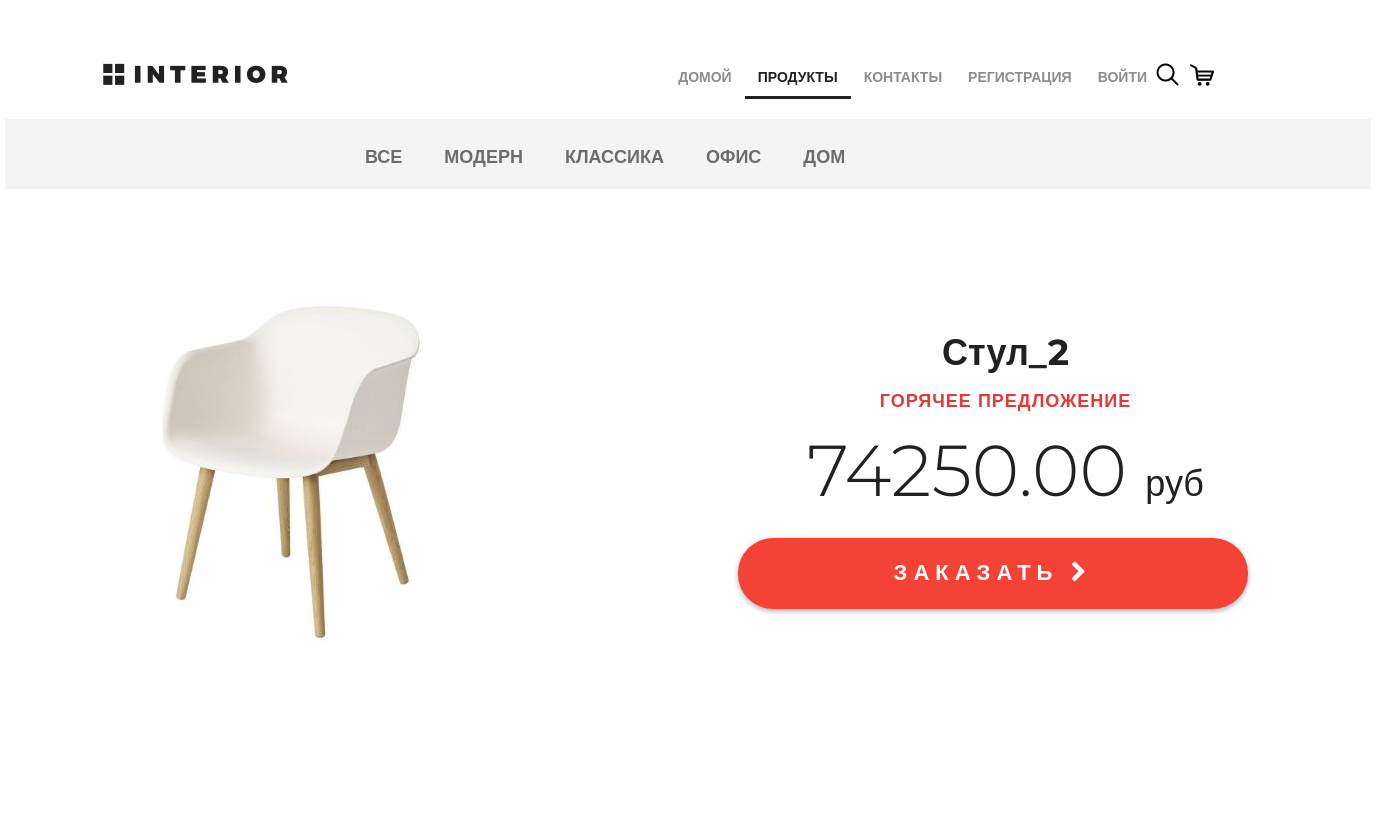
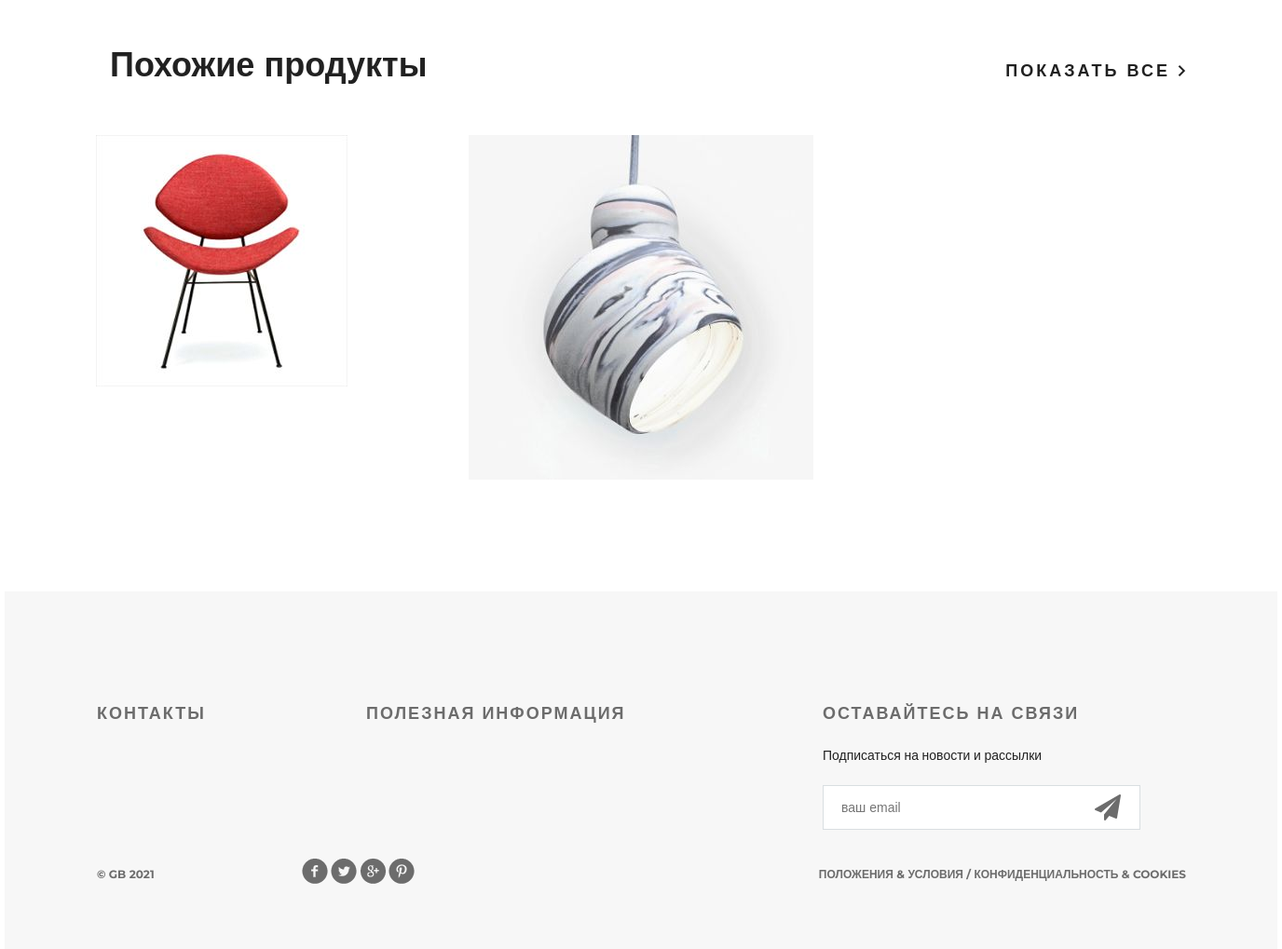
Screenshot of /products/ with the database file from the repository (2 pictures, top to bottom).
### mainapp/models.py (models this page shows, shortened)
class ProductCategory(models.Model):
    name = models.CharField(max_length=64, blank=True, unique=True, verbose_name='Название')
    description = models.TextField(verbose_name='Описание')
    class Meta:
        verbose_name = 'категория'
        verbose_name_plural = 'категория'
        ordering = ('-id',)

class Product(models.Model):
    category = models.ForeignKey(ProductCategory, on_delete=models.CASCADE, verbose_name='Категория')
    name = models.CharField(max_length=128, verbose_name='Название')
    image = models.ImageField(upload_to='products', blank=True,verbose_name='Картинка')
    short_desc = models.CharField(max_length=255, verbose_name='Краткое описание')
    description = models.TextField(verbose_name='Описание')
    price = models.DecimalField(decimal_places=2, max_digits=10, default=0, verbose_name='Цена')
    quantity = models.PositiveSmallIntegerField(default=0, verbose_name='Количество')

### mainapp/views.py (the view, shortened to what this page needs)
# urls.py: path('products/', include('mainapp.urls', namespace='products')),
def products(request, pk=None):
    links_menu = ProductCategory.objects.all()
    hot_product = random.sample(list(Product.objects.all()), 1)[0]
    same_products = Product.objects.all()[3:5]
    context = {
        'list_menu': links_menu,
        'title': 'Продукты',
        'hot_product': hot_product,
        'same_products': same_products,
        'basket': get_basket(request.user)
    }
    return render(request, 'mainapp/products.html', context=context)

### mainapp/views.py (called while the page is built)
def get_basket(user):
    if user.is_authenticated:
        return Basket.objects.filter(user=user)
    return []

### mainapp/templates/mainapp/products.html (shortened to what this page needs)
{% extends 'mainapp/base.html' %}
{% load static %}
{% block menu %}
    <div class="hero-white">
        <div class="header clearfix">
                {% include 'mainapp/includes/inc_main_menu.html' %}
        </div>
    </div>
{% endblock %}
{% block content %}
    <div class="details">
        <div class="links clearfix">
            {% include 'mainapp/includes/inc_catrgories_menu.html' %}
        </div>
        <div class="details-products">
            <div class="details-slider">
                <div class="slider-product">
                    <img src="/media/{{ hot_product.image}}">
                </div>
            </div>
            <div class="description">
                <h3 class="big-bold">{{ hot_product.name }}</h3>
                <h3 class="red">горячее предложение</h3>
                <p class="price"> {{ hot_product.price|floatformat:2 }} <span>руб</span></p>
                <a href="{% url 'basket:add' hot_product.pk %}" class="red-button">
                    заказать <i class="fa fa-chevron-right" aria-hidden="true"></i>
                </a>
            </div>
        </div>
        <div class="related">
            <div class="title clearfix">
                <h2>Похожие продукты</h2>
                <a class="explore" href="#">показать все <img src="{% static 'img/arrow.png' %}" alt=""></a>
            </div>
            <div class="related-products clearfix">
                {% for prod in same_products %}
                <div class="block">
                    <a href="#"><img src="/media/{{ prod.image }}" alt="">
                    </a>
                </div>
                {% endfor %}
            </div>
        </div>
    </div>
{% endblock %}

### mainapp/templates/mainapp/includes/inc_catrgories_menu.html (shortened to what this page needs)
<ul class="links-menu">
    <li><a href="{% url 'products:category' 0 %}">Все</a></li>
    {% for item in list_menu %}
        <li><a
                href="{% url 'products:category' item.pk %}"
        >{{ item.name }}</a></li>
    {% endfor %}
</ul>

### static/style.css (style rules this page uses)
* { margin: 0; padding: 0; }
body { font-family: 'Montserrat', sans-serif; }
html, body { height: 100%; }
.clearfix:after { content: ""; display: block; clear: both; }
.explore { text-transform: uppercase; color: #212121; font-size: 18px; font-weight: 700; line-height: 24px; text-align: center; float: right; margin-top: 138px; letter-spacing: 3px; text-decoration: none; }
.big-bold { color: #212121; font-size: 36px; font-weight: 700; text-align: left; margin-bottom: 24px; line-height: 36px; }
.title { height: 152px; margin-right: 15px; }
.title h2 { float: left; margin-top: 118px; color: #212121; font-size: 36px; font-weight: 700; text-align: left; margin-left: 15px; }
.red { text-transform: uppercase; color: #e53935; font-size: 18px; font-weight: 700; text-align: left; letter-spacing: 1px; line-height: 17px; margin-bottom: 22px; }
.hero-white { background-color: #fff; height: 119px; padding-left: 98px; padding-right: 211px; position: relative; }
.links { height: 70px; background-color: #f4f4f4; position: relative; padding-left: 360px; }
.links-menu { margin: 27px auto 0px; position: absolute; }
.links-menu li { float: left; list-style-type: none; padding-right: 42px; }
.links-menu li a { text-decoration: none; color: #6c6c6c; font-size: 18px; font-weight: 700; text-transform: uppercase; }
.details-products { padding-left: 98px; padding-right: 98px; margin-top: 98px; height: 551px; }
.details-slider { width: 570px; float: left; margin-right: 30px; }
.slider-product { width: 570px; height: 400px; }
.description { width: 535px; float: right; padding-left: 35px }
.description .big-bold { color: #212121; font-size: 36px; font-weight: 700; text-align: center; margin-top: 47px; margin-bottom: 0px; }
.description .red { text-transform: uppercase; color: #e53935; font-size: 18px; font-weight: 700; text-align: center; letter-spacing: 1px; line-height: 17px; margin-top: 23px; margin-bottom: 36px; }
.description .price { color: #212121; font-size: 72px; font-weight: 300; line-height: 48px; text-align: center; }
.description .price span { color: #212121; font-size: 36px; font-weight: 300; line-height: 48px; text-align: center; }
.red-button { display: block; height: 71px; width: 510px; border-radius: 35px; background-color: #f44336; text-align: center; text-transform: uppercase; text-decoration: none; color: #ffffff; font-size: 22px; font-weight: 700; line-height: 24px; box-shadow: 0px 2px 4.85px 0.15px rgba(33, 33, 33, 0.35); line-height: 70px; letter-spacing: 6px; margin-top: 31px; }
.related { padding: 0px 98px; }
.related .title { height: 143px; margin-right: 0; }
.related .title h2 { margin-top: 45px; }
.related .title .explore { margin-top: 62px; }
.related-products { margin-bottom: 120px; }
.related-products .block a img { float: left; }
.related-products .block { float: left; margin-right: 30px; display: block; height: 370px; width: 370px; position: relative; }

### rows the page displays
ProductCategory: name "МОДЕРН"
ProductCategory: name "КЛАССИКА"
ProductCategory: name "ОФИС"
ProductCategory: name "ДОМ"
Product: image (picture), name "Стул_2", price "74250.00"
Product: image (picture)
Product: image (picture)
